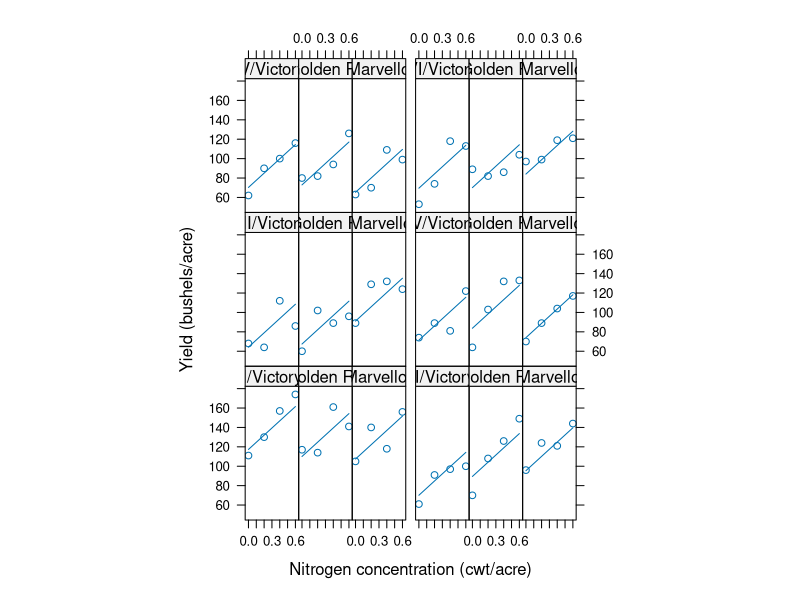
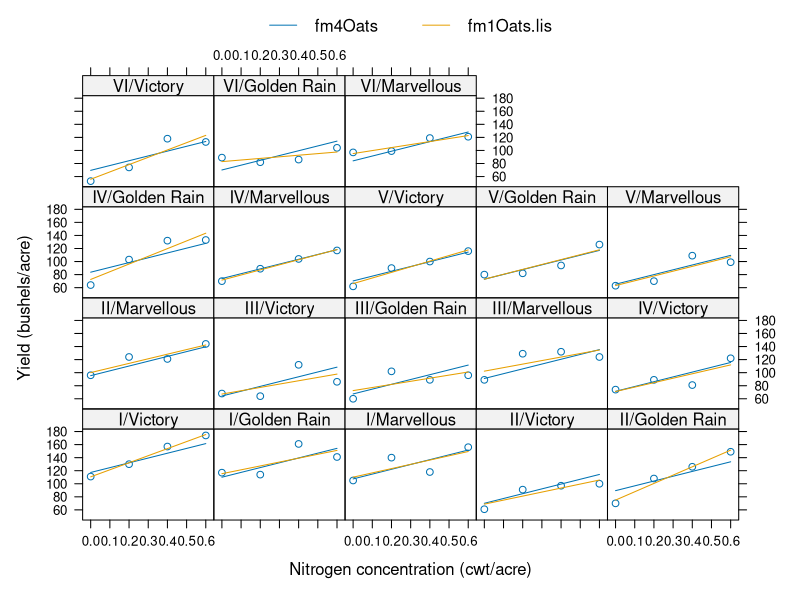
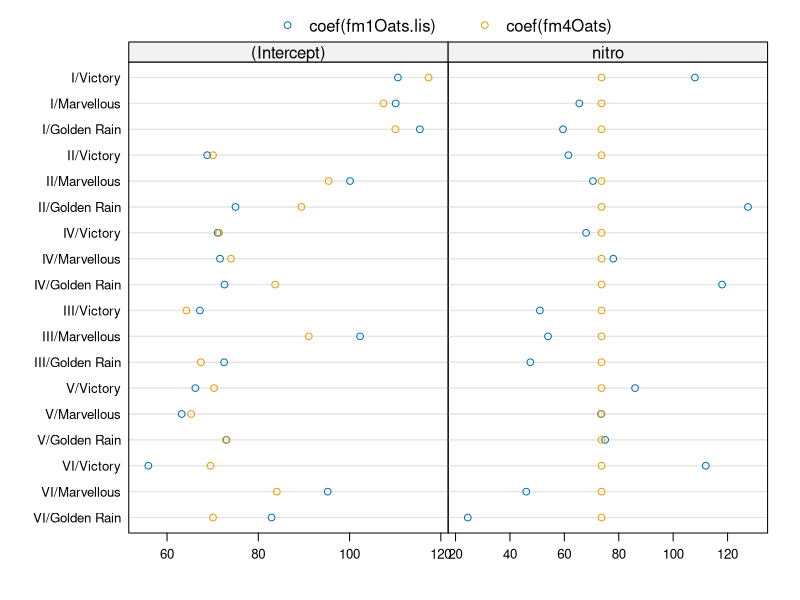
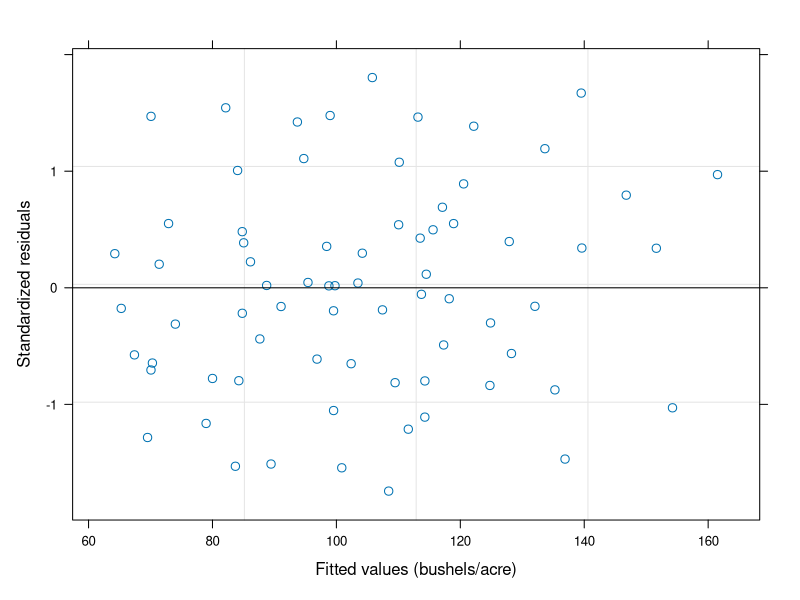
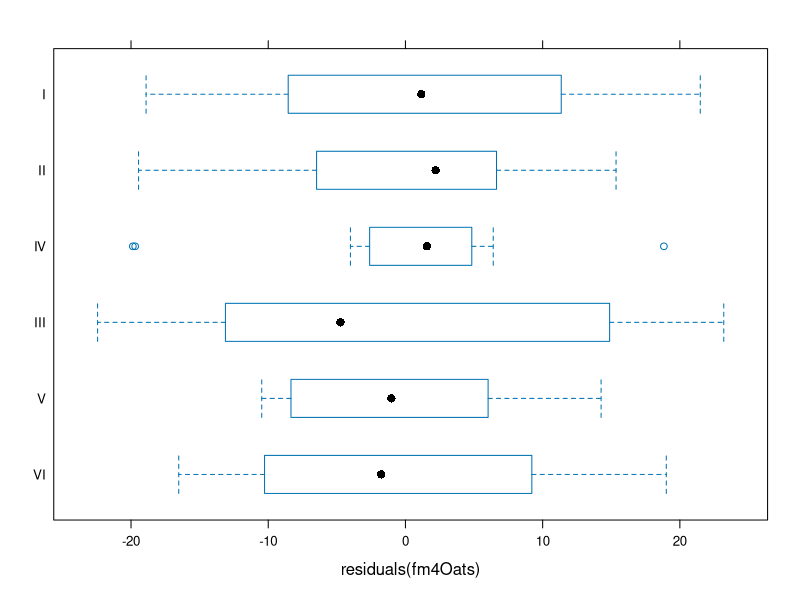
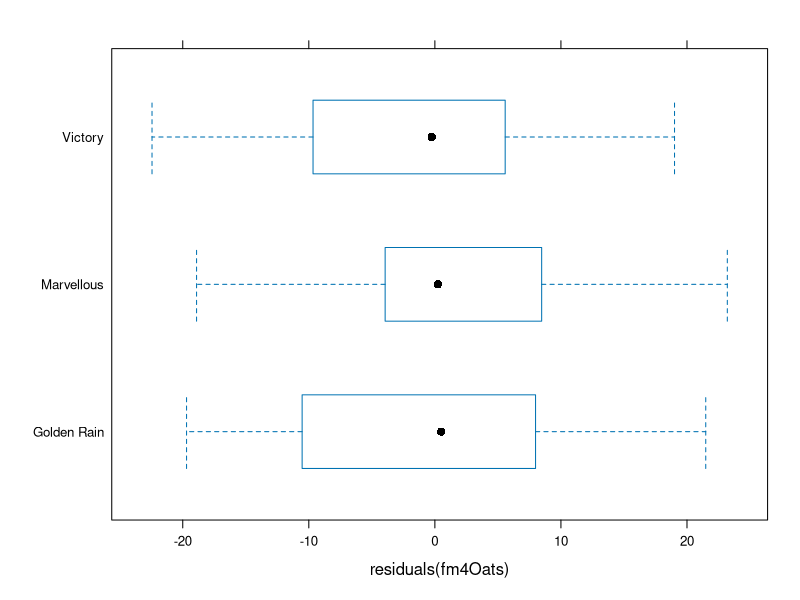
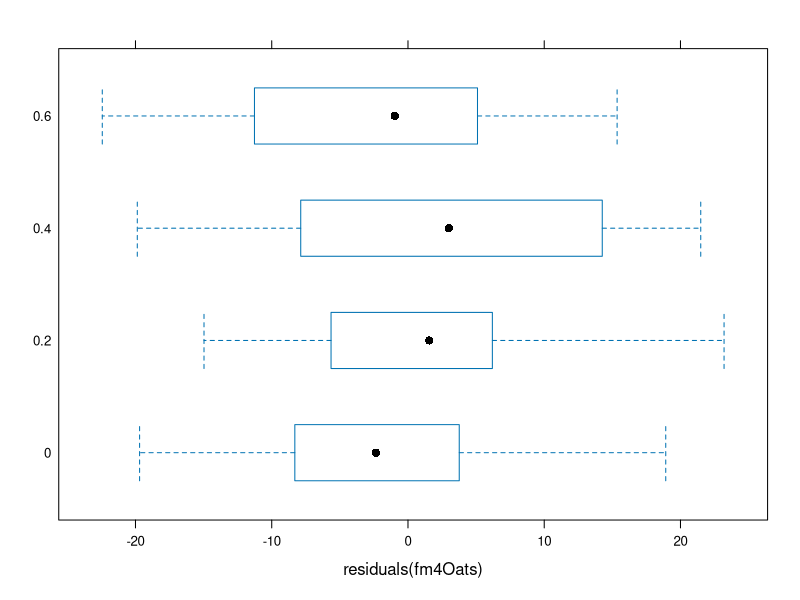
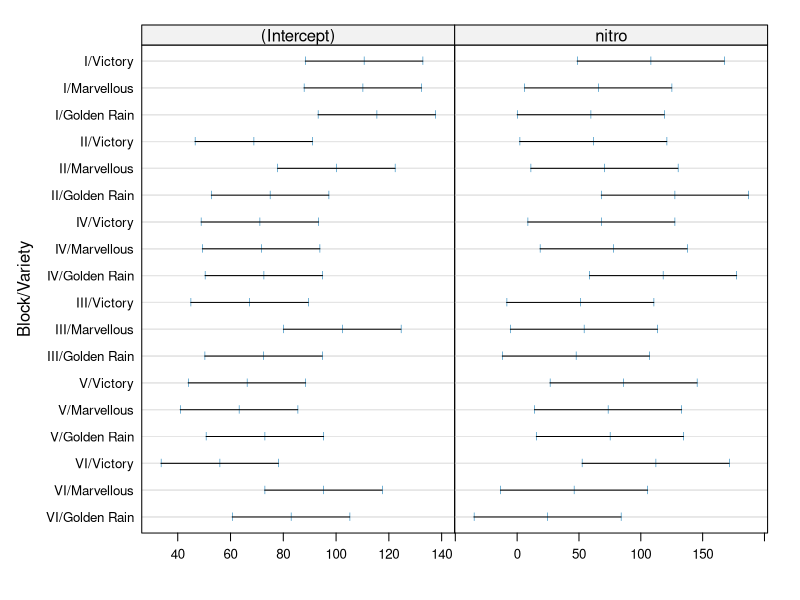

The R source for these figures, in order:
# LINEAR MIXED MODELS AND BEYOND
# Mixed-Effects Models in S and S-PLUS. Pinheiro and Bates 2000. Springer.

library(nlme)
library(lattice)
system.file("scripts", package = "nlme")

data(Oats)
# 1.6  A Split-Plot Experiment
# A.15 Oats—Split-plot Experiment on Varieties of Oats
# These data have been introduced by Yates (1935) as an example of a split- plot design. The treatment structure used in the experiment was a 3×4 full factorial, with three varieties of oats and four concentrations of nitro- gen. The experimental units were arranged into six blocks, each with three whole-plots subdivided into four subplots. The varieties of oats were as- signed randomly to the whole-plots and the concentrations of nitrogen to the subplots. All four concentrations of nitrogen were used on each whole- plot.
# The data, presented in Figure 1.20 (p. 47), are analyzed in Venables and Ripley (1999, §6.11).
# The display formula for these data is
# yield ~ nitro | Block
# based on the columns named:
#   yield: the subplot yield (bushels/acre).
# nitro: nitrogen concentration (cwt/acre)—0.0, 0.2, 0.4, or 0.6. Block: a factor identifying the block—I through VI.
# Variety: oats variety—Golden Rain, Marvellous, or Victory.


class(Oats)
str(Oats)

# Physically, there are three levels of grouping of the experimental units: block, plot, and subplot. Because the treatments are randomly assigned at each level of grouping, we may be tempted to associate random effects with each level. However, because there is only one yield recorded for each subplot we cannot do this as we would saturate the model with random effects. We use a random intercept at each of the block and the whole plot levels.

fm1Oats.lis <- lmList( yield ~ nitro| Block/Variety, data=Oats)
fm1Oats <- lme( fixed=yield ~ ordered(nitro) * Variety, data = Oats,
                random = ~ 1 | Block/Variety )
anova( fm1Oats )
fm2Oats <- update( fm1Oats, yield ~ ordered(nitro) + Variety )
anova( fm2Oats)
summary( fm2Oats )
fm3Oats <- update( fm1Oats, yield ~ ordered( nitro ) )
summary( fm3Oats )
fm4Oats <-
  lme( yield ~ nitro, data = Oats, random = ~ 1 | Block/Variety )
summary( fm4Oats )
VarCorr( fm4Oats )
intervals( fm4Oats )
plot(augPred(fm4Oats), aspect = 2.5, layout = c(6, 3),
     between = list(x = c(0, 0, 0.5, 0, 0))) # produces Figure 1.21
plot(comparePred(fm4Oats,fm1Oats.lis)) # adds the within-group fits
plot(compareFits(coef(fm1Oats.lis),coef(fm4Oats)))
# Checking assumptions: only normality and homogeneity of variance

plot(fm4Oats)
bwplot(Block~residuals(fm4Oats), data=Oats)
bwplot(Variety~residuals(fm4Oats), data=Oats)
bwplot(ordered(nitro)~residuals(fm4Oats), data=Oats)
plot(intervals(fm1Oats.lis))

fm5Oats <- update(fm4Oats, random=~1|Block)
anova(fm4Oats,fm5Oats)